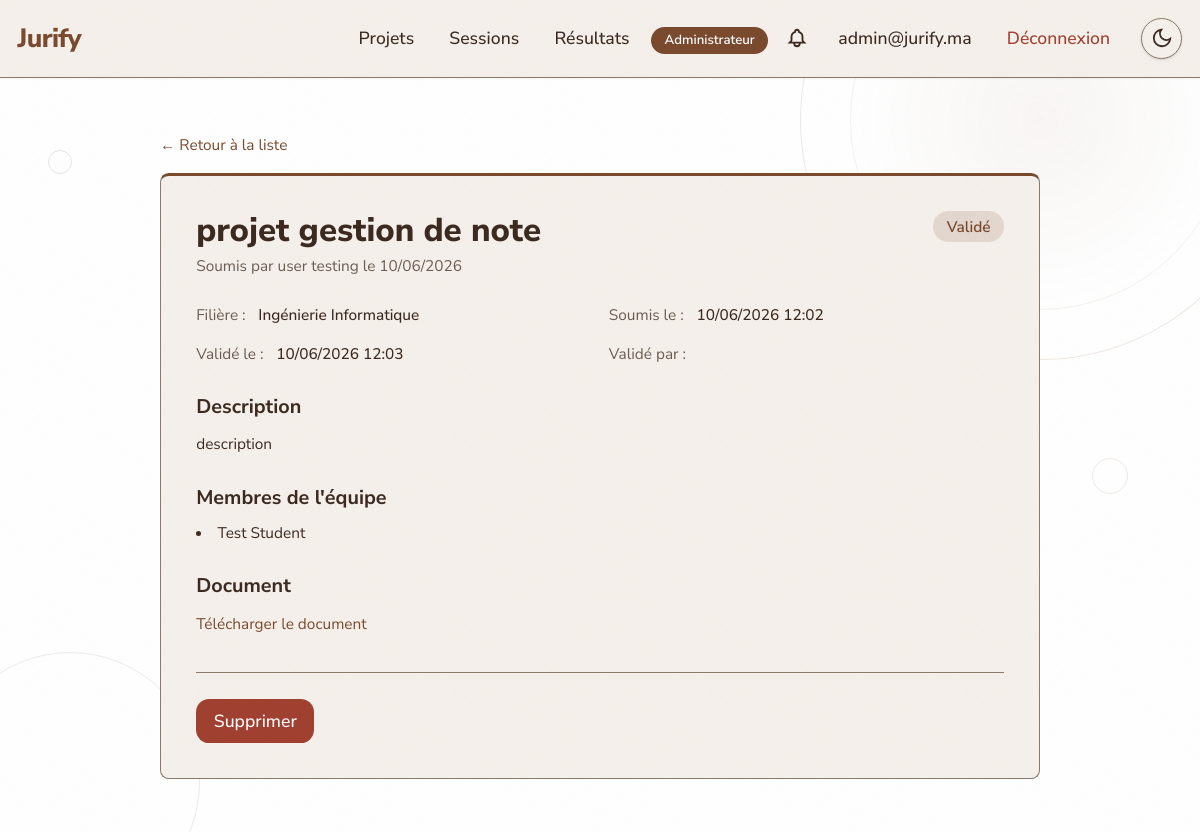
The app's page /projects/2/ (signed in) with its own data.
### website/models.py (models this page shows, shortened)
class CustomUser(AbstractUser):
    class Role(models.TextChoices):
        ADMIN = 'ADMIN', 'Administrateur'
        JURY = 'JURY', 'Membre du Jury'
        PRESIDENT_JURY = 'PRESIDENT_JURY', 'Président du Jury'
        STUDENT = 'STUDENT', 'Étudiant'
        GUEST = 'GUEST', 'Invité'
    role = models.CharField(max_length=20, choices=Role.choices, default=Role.STUDENT)
    email = models.EmailField(unique=True)
    failed_login_attempts = models.IntegerField(default=0)
    locked_until = models.DateTimeField(null=True, blank=True)
    USERNAME_FIELD = 'email'
    REQUIRED_FIELDS = ['username']
    class Meta:
        verbose_name = 'Utilisateur'
        verbose_name_plural = 'Utilisateurs'

class Projet(models.Model):
    class Status(models.TextChoices):
        DRAFT = 'DRAFT', 'Brouillon'
        SUBMITTED = 'SUBMITTED', 'Soumis'
        VALIDATED = 'VALIDATED', 'Validé'
        REJECTED = 'REJECTED', 'Rejeté'
    class Filiere(models.TextChoices):
        IR = 'IR', 'Ingénierie Informatique'
        IIR = 'IIR', 'Ingénierie Informatique et Réseaux'
        GSE = 'GSE', 'Génie des Systèmes Embarqués'
        BI = 'BI', 'Business Intelligence'
    title = models.CharField('Titre', max_length=200)
    description = models.TextField('Description')
    filiere = models.CharField('Filière', max_length=5, choices=Filiere.choices)
    status = models.CharField('Statut', max_length=20, choices=Status.choices, default=Status.DRAFT)
    student = models.ForeignKey(CustomUser, on_delete=models.CASCADE, related_name='projets', verbose_name='Étudiant')
    team_members = models.JSONField('Membres de l\'équipe', default=list, blank=True)
    document = models.FileField('Document', upload_to='projets/', blank=True, null=True)
    created_at = models.DateTimeField('Créé le', auto_now_add=True)
    updated_at = models.DateTimeField('Mis à jour le', auto_now=True)
    submitted_at = models.DateTimeField('Soumis le', null=True, blank=True)
    validated_at = models.DateTimeField('Validé le', null=True, blank=True)
    validated_by = models.ForeignKey(
        CustomUser, on_delete=models.SET_NULL, null=True, blank=True,
        related_name='validations', verbose_name='Validé par'
    )
    rejection_reason = models.TextField('Motif du rejet', blank=True)
    class Meta:
        verbose_name = 'Projet'
        verbose_name_plural = 'Projets'
        ordering = ['-created_at']
    def can_edit(self, user):
        return self.student == user and self.status in (self.Status.DRAFT, self.Status.SUBMITTED)

### website/views.py (the view)
# urls.py: path('projects/<int:pk>/', views.project_detail_view, name='project_detail'),
@role_required('ADMIN', 'STUDENT')
def project_detail_view(request, pk):
    projet = get_object_or_404(Projet, pk=pk)
    if request.user.role == 'STUDENT' and projet.student != request.user:
        return HttpResponseForbidden()
    team_members_display = []
    if projet.team_members:
        members = CustomUser.objects.filter(email__in=projet.team_members)
        team_members_display = [{
            'name': m.get_full_name() or m.email,
            'email': m.email,
        } for m in members]
    return render(request, 'project_detail.html', {
        'projet': projet,
        'title': projet.title,
        'can_edit': projet.can_edit(request.user),
        'team_members_display': team_members_display,
    })

### website/context_processors.py (called while the page is built)
def notifications_processor(request):
    if request.user.is_authenticated:
        return {
            'unread_notifications_count': Notification.objects.filter(
                user=request.user, lu=False
            ).count(),
        }
    return {}

### website/templates/project_detail.html (shortened to what this page needs)
{% extends 'base.html' %}
{% load static %}
{% block content %}
<div class="max-w-4xl mx-auto p-6 md:p-12">
    <a href="{% url 'project_list' %}" class="text-[var(--color-accent)] hover:underline text-sm mb-4 inline-block">
        ← Retour à la liste
    </a>
    <div class="rounded-box card-accent">
        <div class="flex flex-col md:flex-row md:items-start md:justify-between gap-4 mb-6">
            <div>
                <h1 class="text-3xl font-extrabold">{{ projet.title }}</h1>
                <p class="text-sm text-[var(--color-muted)] mt-1">
                    Soumis par {{ projet.student.get_full_name|default:projet.student.email }}
                    le {{ projet.created_at|date:"d/m/Y" }}
                </p>
            </div>
            <span class="text-sm px-3 py-1 rounded-full font-semibold whitespace-nowrap self-start
                {% if projet.status == 'VALIDATED' %}bg-green-100 text-green-700
                {% elif projet.status == 'REJECTED' %}bg-red-100 text-red-700
                {% elif projet.status == 'SUBMITTED' %}bg-blue-100 text-blue-700
                {% else %}bg-gray-100 text-gray-700{% endif %}">
                {{ projet.get_status_display }}
            </span>
        </div>
        <div class="grid grid-cols-1 md:grid-cols-2 gap-4 mb-6 text-sm">
            <div>
                <span class="text-[var(--color-muted)]">Filière :</span>
                <span class="font-medium ml-2">{{ projet.get_filiere_display }}</span>
            </div>
            {% if projet.submitted_at %}
            <div>
                <span class="text-[var(--color-muted)]">Soumis le :</span>
                <span class="font-medium ml-2">{{ projet.submitted_at|date:"d/m/Y H:i" }}</span>
            </div>
            {% endif %}
            {% if projet.validated_at %}
            <div>
                <span class="text-[var(--color-muted)]">Validé le :</span>
                <span class="font-medium ml-2">{{ projet.validated_at|date:"d/m/Y H:i" }}</span>
            </div>
            {% endif %}
            {% if projet.validated_by %}
            <div>
                <span class="text-[var(--color-muted)]">Validé par :</span>
            </div>
            {% endif %}
        </div>
        <div class="mb-6">
            <h2 class="text-lg font-bold mb-2">Description</h2>
            <p class="text-sm leading-relaxed whitespace-pre-wrap">{{ projet.description }}</p>
        </div>
        {% if projet.team_members %}
        <div class="mb-6">
            <h2 class="text-lg font-bold mb-2">Membres de l'équipe</h2>
            <ul class="list-disc list-inside text-sm">
                {% for member in team_members_display %}
                    <li>{{ member.name }}</li>
                {% empty %}
                    <li class="text-[var(--color-muted)]">Aucun membre supplémentaire</li>
                {% endfor %}
            </ul>
        </div>
        {% endif %}
        {% if projet.document %}
        <div class="mb-6">
            <h2 class="text-lg font-bold mb-2">Document</h2>
            <a href="{{ projet.document.url }}" target="_blank"
               class="text-[var(--color-accent)] hover:underline text-sm">
                Télécharger le document
            </a>
        </div>
        {% endif %}
        <div class="flex flex-wrap gap-3 mt-8 pt-6 border-t border-[var(--color-border)]">
            {% if user.role == 'ADMIN' %}
                <a href="{% url 'project_delete' pk=projet.pk %}"
                   class="px-4 py-2 bg-red-500 text-white rounded-xl font-medium hover:opacity-90 transition-opacity btn-pop">
                    Supprimer
                </a>
            {% endif %}
        </div>
    </div>
</div>
{% endblock %}

### website/templates/navbar.html (shortened to what this page needs)
{% load static %}
<nav class="bg-[var(--color-secondary)] p-4 border-b border-[var(--color-border)] flex items-center justify-between shadow-sm">
    <a href="{% url 'home' %}" class="text-2xl font-extrabold tracking-tight text-[var(--color-primary)]">
        Jurify
    </a>
    <ul class="flex items-center space-x-2">
        {% if user.is_authenticated %}
            {% if user.role == 'STUDENT' or user.role == 'ADMIN' %}
                <li>
                    <a href="{% url 'project_list' %}" class="px-3 py-2 hover:bg-[var(--color-border)] rounded-lg transition-colors font-medium">
                        Projets
                    </a>
                </li>
            {% endif %}
            {% if user.role == 'ADMIN' %}
                <li>
                    <a href="{% url 'session_list' %}" class="px-3 py-2 hover:bg-[var(--color-border)] rounded-lg transition-colors font-medium">
                        Sessions
                    </a>
                </li>
            {% endif %}
            <li>
                <a href="{% url 'results_public' %}" class="px-3 py-2 hover:bg-[var(--color-border)] rounded-lg transition-colors font-medium">
                    Résultats
                </a>
            </li>
            <li>
                <span class="px-3 py-1 text-xs font-semibold rounded-full bg-[var(--color-primary)] text-[var(--color-on-primary)]">
                    {{ user.get_role_display }}
                </span>
            </li>
            <li class="relative">
                <a href="{% url 'notifications' %}" class="p-2 hover:bg-[var(--color-border)] rounded-lg transition-colors inline-flex items-center">
                </a>
            </li>
            <li>
                <a href="{% url 'profile' %}" class="px-3 py-2 hover:bg-[var(--color-border)] rounded-lg transition-colors font-medium">
                    {{ user.get_full_name|default:user.email }}
                </a>
            </li>
            <li>
                <a href="{% url 'logout' %}" class="px-3 py-2 text-[var(--color-destructive)] hover:bg-red-50 rounded-lg transition-colors font-medium">
                    Déconnexion
                </a>
            </li>
        {% endif %}
        <li>
            <button onclick="toggleTheme()" id="theme-toggle" class="p-2 bg-[var(--color-secondary)] rounded-full shadow border border-[var(--color-border)] text-[var(--color-foreground)] ml-2">
                <span id="theme-icon-moon">
                    <svg xmlns="http://www.w3.org/2000/svg" class="w-5 h-5" fill="none" viewBox="0 0 24 24" stroke="currentColor" stroke-width="2">
                        <path d="M21 12.79A9 9 0 1 1 11.21 3 7 7 0 0 0 21 12.79z"></path>
                    </svg>
                </span>
            </button>
        </li>
    </ul>
</nav>

### static/css/theme.css (style rules this page uses)
:root { --font-family: 'Nunito Sans', sans-serif; --color-background: #FFFFFF; --color-foreground: #3C2A21; --color-primary: #7A4A2E; --color-on-primary: #FFFFFF; --color-secondary: #F5F0EB; --color-accent: #7A4A2E; --color-muted: #6B5D52; --color-border: #8A7A6A; --color-destructive: #A04030; --color-ring: #7A4A2E; --color-input-bg: #FFFFFF; --color-input-text: #3C2A21; --color-input-border: #B8A898; --color-input-placeholder: #9A8A7A; --color-select-bg: #FFFFFF; }
html { font-size: 110%; }
body { background-color: var(--color-background); color: var(--color-foreground); font-family: var(--font-family); margin: 0; padding: 0; line-height: 1.6; transition: background-color 0.3s, color 0.3s; }
.rounded-box { background-color: var(--color-secondary); border: 1px solid var(--color-border); border-radius: 0.5rem; padding: 2rem; }
.bg-green-100 { background-color: color-mix(in srgb, var(--color-primary) 15%, transparent) !important; }
.text-green-700 { color: var(--color-primary) !important; }
.bg-red-500.text-white { background-color: var(--color-destructive) !important; color: var(--color-on-primary) !important; }
.navbar-notification-badge, [class*="bg-red-500"][class*="text-white"] { background-color: var(--color-destructive) !important; color: white !important; }
.card-accent { border-top: 3px solid var(--color-primary); border-radius: 0.5rem; }
.btn-pop { font-weight: 600; transition: transform 0.15s ease, box-shadow 0.15s ease; }
body::after { content: ''; position: fixed; inset: 0; z-index: 9998; pointer-events: none; background-repeat: repeat; background-size: 256px 256px; opacity: 0.04; mix-blend-mode: multiply; }

### records on screen
CustomUser: role "Administrateur", get_full_name "admin@jurify.ma"
Projet: title "projet gestion de note", student.get_full_name "user testing", created_at "10/06/2026", status "Validé", filiere "Ingénierie Informatique", submitted_at "10/06/2026 12:02", validated_at "10/06/2026 12:03", description "description"

### other values on screen
{{ member.name }} "Test Student"
